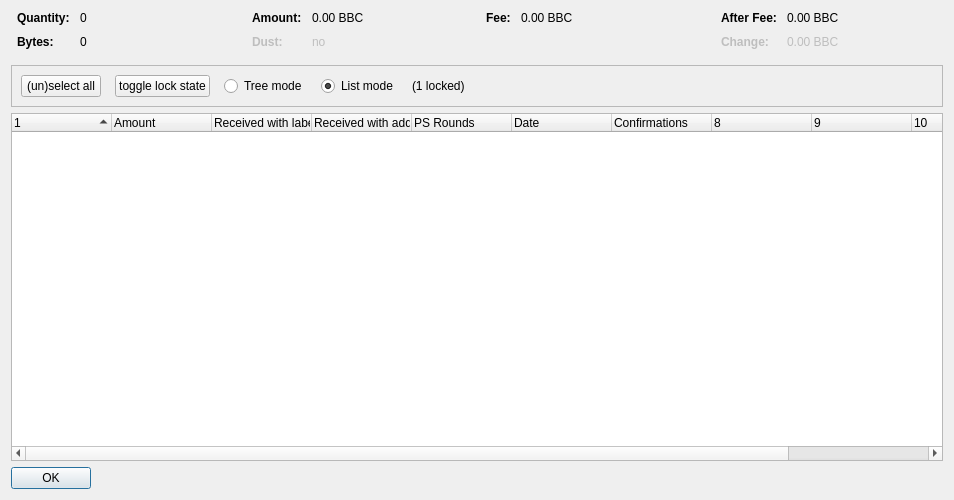
<?xml version="1.0" encoding="UTF-8"?>
<ui version="4.0">
 <class>CoinControlDialog</class>
 <widget class="QDialog" name="CoinControlDialog">
  <property name="geometry">
   <rect>
    <x>0</x>
    <y>0</y>
    <width>954</width>
    <height>500</height>
   </rect>
  </property>
  <property name="windowTitle">
   <string>Coin Selection</string>
  </property>
  <layout class="QVBoxLayout" name="verticalLayout">
   <item>
    <layout class="QHBoxLayout" name="horizontalLayoutTop" stretch="0,0,0,0">
     <property name="topMargin">
      <number>0</number>
     </property>
     <property name="bottomMargin">
      <number>10</number>
     </property>
     <item>
      <layout class="QFormLayout" name="formLayoutCoinControl1">
       <property name="horizontalSpacing">
        <number>10</number>
       </property>
       <property name="verticalSpacing">
        <number>10</number>
       </property>
       <property name="leftMargin">
        <number>6</number>
       </property>
       <property name="rightMargin">
        <number>6</number>
       </property>
       <item row="0" column="0">
        <widget class="QLabel" name="labelCoinControlQuantityText">
         <property name="font">
          <font>
           <weight>75</weight>
           <bold>true</bold>
          </font>
         </property>
         <property name="text">
          <string>Quantity:</string>
         </property>
        </widget>
       </item>
       <item row="0" column="1">
        <widget class="QLabel" name="labelCoinControlQuantity">
         <property name="cursor">
          <cursorShape>IBeamCursor</cursorShape>
         </property>
         <property name="contextMenuPolicy">
          <enum>Qt::ActionsContextMenu</enum>
         </property>
         <property name="text">
          <string notr="true">0</string>
         </property>
         <property name="textInteractionFlags">
          <set>Qt::LinksAccessibleByMouse|Qt::TextSelectableByKeyboard|Qt::TextSelectableByMouse</set>
         </property>
        </widget>
       </item>
       <item row="1" column="0">
        <widget class="QLabel" name="labelCoinControlBytesText">
         <property name="font">
          <font>
           <weight>75</weight>
           <bold>true</bold>
          </font>
         </property>
         <property name="text">
          <string>Bytes:</string>
         </property>
        </widget>
       </item>
       <item row="1" column="1">
        <widget class="QLabel" name="labelCoinControlBytes">
         <property name="cursor">
          <cursorShape>IBeamCursor</cursorShape>
         </property>
         <property name="contextMenuPolicy">
          <enum>Qt::ActionsContextMenu</enum>
         </property>
         <property name="text">
          <string notr="true">0</string>
         </property>
         <property name="textInteractionFlags">
          <set>Qt::LinksAccessibleByMouse|Qt::TextSelectableByKeyboard|Qt::TextSelectableByMouse</set>
         </property>
        </widget>
       </item>
      </layout>
     </item>
     <item>
      <layout class="QFormLayout" name="formLayoutCoinControl2">
       <property name="horizontalSpacing">
        <number>10</number>
       </property>
       <property name="verticalSpacing">
        <number>10</number>
       </property>
       <property name="leftMargin">
        <number>6</number>
       </property>
       <property name="rightMargin">
        <number>6</number>
       </property>
       <item row="0" column="0">
        <widget class="QLabel" name="labelCoinControlAmountText">
         <property name="font">
          <font>
           <weight>75</weight>
           <bold>true</bold>
          </font>
         </property>
         <property name="text">
          <string>Amount:</string>
         </property>
        </widget>
       </item>
       <item row="0" column="1">
        <widget class="QLabel" name="labelCoinControlAmount">
         <property name="cursor">
          <cursorShape>IBeamCursor</cursorShape>
         </property>
         <property name="contextMenuPolicy">
          <enum>Qt::ActionsContextMenu</enum>
         </property>
         <property name="text">
          <string notr="true">0.00 BBC</string>
         </property>
         <property name="textInteractionFlags">
          <set>Qt::LinksAccessibleByMouse|Qt::TextSelectableByKeyboard|Qt::TextSelectableByMouse</set>
         </property>
        </widget>
       </item>
       <item row="1" column="0">
        <widget class="QLabel" name="labelCoinControlLowOutputText">
         <property name="enabled">
          <bool>false</bool>
         </property>
         <property name="font">
          <font>
           <weight>75</weight>
           <bold>true</bold>
          </font>
         </property>
         <property name="text">
          <string>Dust:</string>
         </property>
        </widget>
       </item>
       <item row="1" column="1">
        <widget class="QLabel" name="labelCoinControlLowOutput">
         <property name="enabled">
          <bool>false</bool>
         </property>
         <property name="cursor">
          <cursorShape>IBeamCursor</cursorShape>
         </property>
         <property name="contextMenuPolicy">
          <enum>Qt::ActionsContextMenu</enum>
         </property>
         <property name="text">
          <string notr="true">no</string>
         </property>
         <property name="textInteractionFlags">
          <set>Qt::LinksAccessibleByMouse|Qt::TextSelectableByKeyboard|Qt::TextSelectableByMouse</set>
         </property>
        </widget>
       </item>
      </layout>
     </item>
     <item>
      <layout class="QFormLayout" name="formLayoutCoinControl3">
       <property name="horizontalSpacing">
        <number>10</number>
       </property>
       <property name="verticalSpacing">
        <number>10</number>
       </property>
       <property name="leftMargin">
        <number>6</number>
       </property>
       <property name="rightMargin">
        <number>6</number>
       </property>
       <item row="0" column="0">
        <widget class="QLabel" name="labelCoinControlFeeText">
         <property name="font">
          <font>
           <weight>75</weight>
           <bold>true</bold>
          </font>
         </property>
         <property name="text">
          <string>Fee:</string>
         </property>
        </widget>
       </item>
       <item row="0" column="1">
        <widget class="QLabel" name="labelCoinControlFee">
         <property name="cursor">
          <cursorShape>IBeamCursor</cursorShape>
         </property>
         <property name="contextMenuPolicy">
          <enum>Qt::ActionsContextMenu</enum>
         </property>
         <property name="text">
          <string notr="true">0.00 BBC</string>
         </property>
         <property name="textInteractionFlags">
          <set>Qt::LinksAccessibleByMouse|Qt::TextSelectableByKeyboard|Qt::TextSelectableByMouse</set>
         </property>
        </widget>
       </item>
      </layout>
     </item>
     <item>
      <layout class="QFormLayout" name="formLayoutCoinControl4">
       <property name="horizontalSpacing">
        <number>10</number>
       </property>
       <property name="verticalSpacing">
        <number>10</number>
       </property>
       <property name="leftMargin">
        <number>6</number>
       </property>
       <property name="rightMargin">
        <number>6</number>
       </property>
       <item row="0" column="0">
        <widget class="QLabel" name="labelCoinControlAfterFeeText">
         <property name="font">
          <font>
           <weight>75</weight>
           <bold>true</bold>
          </font>
         </property>
         <property name="text">
          <string>After Fee:</string>
         </property>
        </widget>
       </item>
       <item row="0" column="1">
        <widget class="QLabel" name="labelCoinControlAfterFee">
         <property name="cursor">
          <cursorShape>IBeamCursor</cursorShape>
         </property>
         <property name="contextMenuPolicy">
          <enum>Qt::ActionsContextMenu</enum>
         </property>
         <property name="text">
          <string notr="true">0.00 BBC</string>
         </property>
         <property name="textInteractionFlags">
          <set>Qt::LinksAccessibleByMouse|Qt::TextSelectableByKeyboard|Qt::TextSelectableByMouse</set>
         </property>
        </widget>
       </item>
       <item row="1" column="0">
        <widget class="QLabel" name="labelCoinControlChangeText">
         <property name="enabled">
          <bool>false</bool>
         </property>
         <property name="font">
          <font>
           <weight>75</weight>
           <bold>true</bold>
          </font>
         </property>
         <property name="text">
          <string>Change:</string>
         </property>
        </widget>
       </item>
       <item row="1" column="1">
        <widget class="QLabel" name="labelCoinControlChange">
         <property name="enabled">
          <bool>false</bool>
         </property>
         <property name="cursor">
          <cursorShape>IBeamCursor</cursorShape>
         </property>
         <property name="contextMenuPolicy">
          <enum>Qt::ActionsContextMenu</enum>
         </property>
         <property name="text">
          <string notr="true">0.00 BBC</string>
         </property>
         <property name="textInteractionFlags">
          <set>Qt::LinksAccessibleByMouse|Qt::TextSelectableByKeyboard|Qt::TextSelectableByMouse</set>
         </property>
        </widget>
       </item>
      </layout>
     </item>
    </layout>
   </item>
   <item>
    <widget class="QFrame" name="frame">
     <property name="minimumSize">
      <size>
       <width>0</width>
       <height>40</height>
      </size>
     </property>
     <property name="frameShape">
      <enum>QFrame::StyledPanel</enum>
     </property>
     <property name="frameShadow">
      <enum>QFrame::Sunken</enum>
     </property>
     <layout class="QHBoxLayout" name="horizontalLayout">
      <item>
       <layout class="QHBoxLayout" name="horizontalLayoutPanel" stretch="0,0,0,0,0,0">
        <property name="spacing">
         <number>14</number>
        </property>
        <item>
         <widget class="QPushButton" name="pushButtonSelectAll">
          <property name="sizePolicy">
           <sizepolicy hsizetype="Maximum" vsizetype="Fixed">
            <horstretch>0</horstretch>
            <verstretch>0</verstretch>
           </sizepolicy>
          </property>
          <property name="text">
           <string>(un)select all</string>
          </property>
          <property name="autoDefault">
           <bool>false</bool>
          </property>
         </widget>
        </item>
        <item>
         <widget class="QPushButton" name="pushButtonToggleLock">
          <property name="sizePolicy">
           <sizepolicy hsizetype="Maximum" vsizetype="Fixed">
            <horstretch>0</horstretch>
            <verstretch>0</verstretch>
           </sizepolicy>
          </property>
          <property name="text">
           <string>toggle lock state</string>
          </property>
          <property name="autoDefault">
           <bool>false</bool>
          </property>
         </widget>
        </item>
        <item>
         <widget class="QRadioButton" name="radioTreeMode">
          <property name="sizePolicy">
           <sizepolicy hsizetype="Maximum" vsizetype="Fixed">
            <horstretch>0</horstretch>
            <verstretch>0</verstretch>
           </sizepolicy>
          </property>
          <property name="text">
           <string>Tree mode</string>
          </property>
         </widget>
        </item>
        <item>
         <widget class="QRadioButton" name="radioListMode">
          <property name="sizePolicy">
           <sizepolicy hsizetype="Maximum" vsizetype="Fixed">
            <horstretch>0</horstretch>
            <verstretch>0</verstretch>
           </sizepolicy>
          </property>
          <property name="text">
           <string>List mode</string>
          </property>
          <property name="checked">
           <bool>true</bool>
          </property>
         </widget>
        </item>
        <item>
         <widget class="QLabel" name="labelLocked">
          <property name="text">
           <string>(1 locked)</string>
          </property>
         </widget>
        </item>
        <item>
         <spacer name="horizontalSpacer">
          <property name="orientation">
           <enum>Qt::Horizontal</enum>
          </property>
          <property name="sizeHint" stdset="0">
           <size>
            <width>40</width>
            <height>20</height>
           </size>
          </property>
         </spacer>
        </item>
       </layout>
      </item>
     </layout>
    </widget>
   </item>
   <item>
    <widget class="CoinControlTreeWidget" name="treeWidget">
     <property name="contextMenuPolicy">
      <enum>Qt::CustomContextMenu</enum>
     </property>
     <property name="sortingEnabled">
      <bool>false</bool>
     </property>
     <property name="columnCount">
      <number>11</number>
     </property>
     <attribute name="headerShowSortIndicator" stdset="0">
      <bool>true</bool>
     </attribute>
     <attribute name="headerStretchLastSection">
      <bool>false</bool>
     </attribute>
     <column>
      <property name="text">
       <string/>
      </property>
     </column>
     <column>
      <property name="text">
       <string>Amount</string>
      </property>
     </column>
     <column>
      <property name="text">
       <string>Received with label</string>
      </property>
     </column>
     <column>
      <property name="text">
       <string>Received with address</string>
      </property>
     </column>
     <column>
      <property name="text">
       <string>PS Rounds</string>
      </property>
     </column>
     <column>
      <property name="text">
       <string>Date</string>
      </property>
     </column>
     <column>
      <property name="text">
       <string>Confirmations</string>
      </property>
      <property name="toolTip">
       <string>Confirmed</string>
      </property>
     </column>
     <column>
      <property name="text">
       <string/>
      </property>
     </column>
     <column>
      <property name="text">
       <string/>
      </property>
     </column>
     <column>
      <property name="text">
       <string/>
      </property>
     </column>
     <column>
      <property name="text">
       <string/>
      </property>
     </column>
    </widget>
   </item>
   <item>
    <widget class="QDialogButtonBox" name="buttonBox">
     <property name="sizePolicy">
      <sizepolicy hsizetype="Maximum" vsizetype="Fixed">
       <horstretch>0</horstretch>
       <verstretch>0</verstretch>
      </sizepolicy>
     </property>
     <property name="orientation">
      <enum>Qt::Horizontal</enum>
     </property>
     <property name="standardButtons">
      <set>QDialogButtonBox::Ok</set>
     </property>
    </widget>
   </item>
  </layout>
 </widget>
 <customwidgets>
  <customwidget>
   <class>CoinControlTreeWidget</class>
   <extends>QTreeWidget</extends>
   <header>coincontroltreewidget.h</header>
  </customwidget>
 </customwidgets>
 <resources/>
 <connections/>
</ui>
